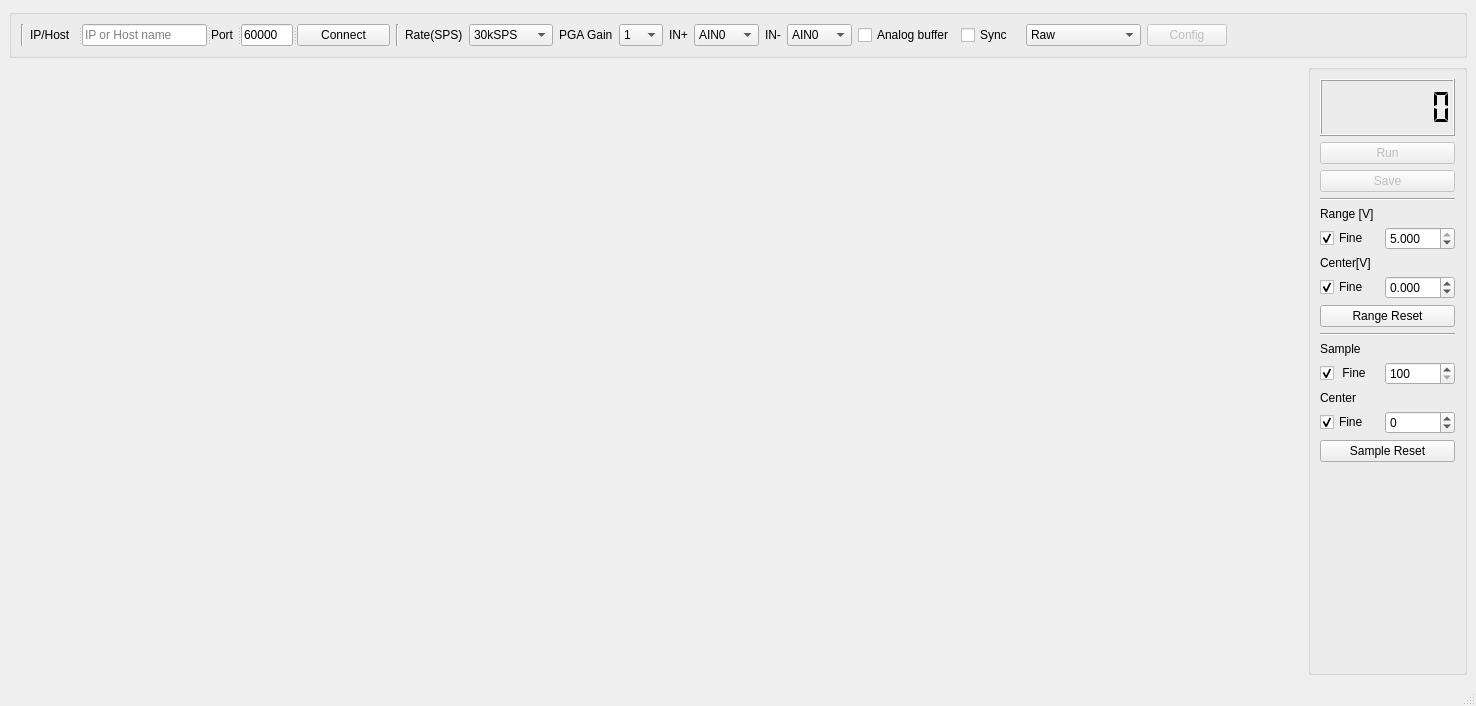
<?xml version="1.0" encoding="UTF-8"?>
<ui version="4.0">
 <class>MainWindow</class>
 <widget class="QMainWindow" name="MainWindow">
  <property name="geometry">
   <rect>
    <x>0</x>
    <y>0</y>
    <width>1476</width>
    <height>706</height>
   </rect>
  </property>
  <property name="minimumSize">
   <size>
    <width>600</width>
    <height>400</height>
   </size>
  </property>
  <property name="windowTitle">
   <string>MainWindow</string>
  </property>
  <widget class="QWidget" name="centralwidget">
   <layout class="QGridLayout" name="gridLayout">
    <item row="1" column="0">
     <widget class="QwtPlot" name="qwtPlot">
      <property name="sizePolicy">
       <sizepolicy hsizetype="MinimumExpanding" vsizetype="MinimumExpanding">
        <horstretch>0</horstretch>
        <verstretch>0</verstretch>
       </sizepolicy>
      </property>
      <property name="mouseTracking">
       <bool>false</bool>
      </property>
      <property name="focusPolicy">
       <enum>Qt::NoFocus</enum>
      </property>
      <property name="styleSheet">
       <string notr="true"/>
      </property>
      <property name="frameShape">
       <enum>QFrame::NoFrame</enum>
      </property>
      <property name="frameShadow">
       <enum>QFrame::Plain</enum>
      </property>
      <property name="lineWidth">
       <number>0</number>
      </property>
      <property name="midLineWidth">
       <number>0</number>
      </property>
      <property name="canvasBackground">
       <brush brushstyle="SolidPattern">
        <color alpha="255">
         <red>34</red>
         <green>34</green>
         <blue>34</blue>
        </color>
       </brush>
      </property>
      <property name="autoReplot">
       <bool>false</bool>
      </property>
     </widget>
    </item>
    <item row="1" column="1">
     <widget class="QGroupBox" name="groupBox">
      <property name="title">
       <string/>
      </property>
      <layout class="QVBoxLayout" name="verticalLayout">
       <item>
        <widget class="QLCDNumber" name="lcdNumber">
         <property name="minimumSize">
          <size>
           <width>0</width>
           <height>57</height>
          </size>
         </property>
         <property name="maximumSize">
          <size>
           <width>16777215</width>
           <height>57</height>
          </size>
         </property>
         <property name="frameShape">
          <enum>QFrame::Box</enum>
         </property>
         <property name="smallDecimalPoint">
          <bool>false</bool>
         </property>
         <property name="digitCount">
          <number>7</number>
         </property>
         <property name="segmentStyle">
          <enum>QLCDNumber::Flat</enum>
         </property>
        </widget>
       </item>
       <item>
        <widget class="QPushButton" name="run">
         <property name="enabled">
          <bool>false</bool>
         </property>
         <property name="maximumSize">
          <size>
           <width>137</width>
           <height>16777215</height>
          </size>
         </property>
         <property name="text">
          <string>Run</string>
         </property>
        </widget>
       </item>
       <item>
        <widget class="QPushButton" name="save">
         <property name="enabled">
          <bool>false</bool>
         </property>
         <property name="text">
          <string>Save</string>
         </property>
        </widget>
       </item>
       <item>
        <widget class="Line" name="line_3">
         <property name="orientation">
          <enum>Qt::Horizontal</enum>
         </property>
        </widget>
       </item>
       <item>
        <widget class="QLabel" name="label_8">
         <property name="text">
          <string>Range [V]</string>
         </property>
        </widget>
       </item>
       <item>
        <layout class="QHBoxLayout" name="horizontalLayout_2">
         <item>
          <widget class="QCheckBox" name="range_fine">
           <property name="minimumSize">
            <size>
             <width>59</width>
             <height>0</height>
            </size>
           </property>
           <property name="maximumSize">
            <size>
             <width>59</width>
             <height>16777215</height>
            </size>
           </property>
           <property name="text">
            <string>Fine</string>
           </property>
           <property name="checked">
            <bool>true</bool>
           </property>
           <property name="tristate">
            <bool>false</bool>
           </property>
          </widget>
         </item>
         <item>
          <widget class="QDoubleSpinBox" name="volt_range">
           <property name="minimumSize">
            <size>
             <width>70</width>
             <height>0</height>
            </size>
           </property>
           <property name="maximumSize">
            <size>
             <width>70</width>
             <height>16777215</height>
            </size>
           </property>
           <property name="decimals">
            <number>3</number>
           </property>
           <property name="minimum">
            <double>0.500000000000000</double>
           </property>
           <property name="maximum">
            <double>5.000000000000000</double>
           </property>
           <property name="singleStep">
            <double>0.500000000000000</double>
           </property>
           <property name="value">
            <double>5.000000000000000</double>
           </property>
          </widget>
         </item>
        </layout>
       </item>
       <item>
        <widget class="QLabel" name="label_9">
         <property name="text">
          <string>Center[V]</string>
         </property>
        </widget>
       </item>
       <item>
        <layout class="QHBoxLayout" name="horizontalLayout_3">
         <item>
          <widget class="QCheckBox" name="center_range">
           <property name="minimumSize">
            <size>
             <width>59</width>
             <height>0</height>
            </size>
           </property>
           <property name="maximumSize">
            <size>
             <width>59</width>
             <height>16777215</height>
            </size>
           </property>
           <property name="text">
            <string>Fine</string>
           </property>
           <property name="checked">
            <bool>true</bool>
           </property>
          </widget>
         </item>
         <item>
          <widget class="QDoubleSpinBox" name="center">
           <property name="minimumSize">
            <size>
             <width>70</width>
             <height>0</height>
            </size>
           </property>
           <property name="maximumSize">
            <size>
             <width>70</width>
             <height>16777215</height>
            </size>
           </property>
           <property name="decimals">
            <number>3</number>
           </property>
           <property name="minimum">
            <double>-5.000000000000000</double>
           </property>
           <property name="maximum">
            <double>5.000000000000000</double>
           </property>
           <property name="singleStep">
            <double>0.500000000000000</double>
           </property>
          </widget>
         </item>
        </layout>
       </item>
       <item>
        <widget class="QPushButton" name="reset_range">
         <property name="maximumSize">
          <size>
           <width>137</width>
           <height>16777215</height>
          </size>
         </property>
         <property name="text">
          <string>Range Reset</string>
         </property>
        </widget>
       </item>
       <item>
        <widget class="Line" name="line_2">
         <property name="orientation">
          <enum>Qt::Horizontal</enum>
         </property>
        </widget>
       </item>
       <item>
        <widget class="QLabel" name="label_7">
         <property name="text">
          <string>Sample</string>
         </property>
        </widget>
       </item>
       <item>
        <layout class="QHBoxLayout" name="horizontalLayout_8">
         <item>
          <widget class="QCheckBox" name="time_fine">
           <property name="minimumSize">
            <size>
             <width>59</width>
             <height>0</height>
            </size>
           </property>
           <property name="maximumSize">
            <size>
             <width>59</width>
             <height>16777215</height>
            </size>
           </property>
           <property name="text">
            <string> Fine</string>
           </property>
           <property name="checked">
            <bool>true</bool>
           </property>
           <property name="tristate">
            <bool>false</bool>
           </property>
          </widget>
         </item>
         <item>
          <widget class="QSpinBox" name="time_range">
           <property name="minimum">
            <number>100</number>
           </property>
           <property name="maximum">
            <number>5000</number>
           </property>
           <property name="singleStep">
            <number>100</number>
           </property>
           <property name="value">
            <number>100</number>
           </property>
          </widget>
         </item>
        </layout>
       </item>
       <item>
        <widget class="QLabel" name="label_10">
         <property name="text">
          <string>Center</string>
         </property>
        </widget>
       </item>
       <item>
        <layout class="QHBoxLayout" name="horizontalLayout_9">
         <item>
          <widget class="QCheckBox" name="time_center_fine">
           <property name="minimumSize">
            <size>
             <width>59</width>
             <height>0</height>
            </size>
           </property>
           <property name="maximumSize">
            <size>
             <width>59</width>
             <height>16777215</height>
            </size>
           </property>
           <property name="text">
            <string>Fine</string>
           </property>
           <property name="checked">
            <bool>true</bool>
           </property>
           <property name="tristate">
            <bool>false</bool>
           </property>
          </widget>
         </item>
         <item>
          <widget class="QSpinBox" name="time_center">
           <property name="minimum">
            <number>-5000</number>
           </property>
           <property name="maximum">
            <number>5000</number>
           </property>
           <property name="singleStep">
            <number>100</number>
           </property>
           <property name="value">
            <number>0</number>
           </property>
          </widget>
         </item>
        </layout>
       </item>
       <item>
        <widget class="QPushButton" name="samplereset">
         <property name="text">
          <string>Sample Reset</string>
         </property>
        </widget>
       </item>
       <item>
        <spacer name="verticalSpacer">
         <property name="orientation">
          <enum>Qt::Vertical</enum>
         </property>
         <property name="sizeHint" stdset="0">
          <size>
           <width>20</width>
           <height>40</height>
          </size>
         </property>
        </spacer>
       </item>
      </layout>
     </widget>
    </item>
    <item row="0" column="0" colspan="2">
     <widget class="QGroupBox" name="groupBox_2">
      <property name="title">
       <string/>
      </property>
      <layout class="QHBoxLayout" name="horizontalLayout">
       <item>
        <widget class="Line" name="line">
         <property name="orientation">
          <enum>Qt::Vertical</enum>
         </property>
        </widget>
       </item>
       <item>
        <widget class="QSplitter" name="splitter">
         <property name="orientation">
          <enum>Qt::Horizontal</enum>
         </property>
         <widget class="QLabel" name="label">
          <property name="maximumSize">
           <size>
            <width>50</width>
            <height>16777215</height>
           </size>
          </property>
          <property name="text">
           <string>IP/Host</string>
          </property>
          <property name="buddy">
           <cstring>Host</cstring>
          </property>
         </widget>
         <widget class="QLineEdit" name="Host">
          <property name="maximumSize">
           <size>
            <width>164</width>
            <height>16777215</height>
           </size>
          </property>
          <property name="text">
           <string/>
          </property>
          <property name="placeholderText">
           <string>IP or Host name</string>
          </property>
         </widget>
         <widget class="QLabel" name="label_2">
          <property name="maximumSize">
           <size>
            <width>40</width>
            <height>16777215</height>
           </size>
          </property>
          <property name="text">
           <string>Port</string>
          </property>
          <property name="buddy">
           <cstring>Port</cstring>
          </property>
         </widget>
         <widget class="QLineEdit" name="Port">
          <property name="minimumSize">
           <size>
            <width>52</width>
            <height>0</height>
           </size>
          </property>
          <property name="maximumSize">
           <size>
            <width>52</width>
            <height>16777215</height>
           </size>
          </property>
          <property name="text">
           <string>60000</string>
          </property>
         </widget>
         <widget class="QPushButton" name="Connect">
          <property name="maximumSize">
           <size>
            <width>100</width>
            <height>16777215</height>
           </size>
          </property>
          <property name="text">
           <string>Connect</string>
          </property>
         </widget>
        </widget>
       </item>
       <item>
        <widget class="Line" name="line_4">
         <property name="orientation">
          <enum>Qt::Vertical</enum>
         </property>
        </widget>
       </item>
       <item>
        <widget class="QLabel" name="label_4">
         <property name="maximumSize">
          <size>
           <width>69</width>
           <height>16777215</height>
          </size>
         </property>
         <property name="text">
          <string>Rate(SPS)</string>
         </property>
         <property name="buddy">
          <cstring>Rate</cstring>
         </property>
        </widget>
       </item>
       <item>
        <widget class="QComboBox" name="Rate">
         <property name="maximumSize">
          <size>
           <width>100</width>
           <height>16777215</height>
          </size>
         </property>
         <item>
          <property name="text">
           <string>30kSPS</string>
          </property>
         </item>
         <item>
          <property name="text">
           <string>15kSPS</string>
          </property>
         </item>
         <item>
          <property name="text">
           <string>7.5kSPS</string>
          </property>
         </item>
         <item>
          <property name="text">
           <string>3.75kSPS</string>
          </property>
         </item>
         <item>
          <property name="text">
           <string>2kSPS</string>
          </property>
         </item>
         <item>
          <property name="text">
           <string>1kSPS</string>
          </property>
         </item>
         <item>
          <property name="text">
           <string>500SPS</string>
          </property>
         </item>
         <item>
          <property name="text">
           <string>100SPS</string>
          </property>
         </item>
         <item>
          <property name="text">
           <string>60SPS</string>
          </property>
         </item>
         <item>
          <property name="text">
           <string>50SPS</string>
          </property>
         </item>
         <item>
          <property name="text">
           <string>30SPS</string>
          </property>
         </item>
         <item>
          <property name="text">
           <string>25SPS</string>
          </property>
         </item>
         <item>
          <property name="text">
           <string>15SPS</string>
          </property>
         </item>
         <item>
          <property name="text">
           <string>10SPS</string>
          </property>
         </item>
         <item>
          <property name="text">
           <string>5SPS</string>
          </property>
         </item>
         <item>
          <property name="text">
           <string>2.5SPS</string>
          </property>
         </item>
        </widget>
       </item>
       <item>
        <widget class="QLabel" name="label_3">
         <property name="maximumSize">
          <size>
           <width>65</width>
           <height>16777215</height>
          </size>
         </property>
         <property name="text">
          <string>PGA Gain</string>
         </property>
         <property name="buddy">
          <cstring>PGA</cstring>
         </property>
        </widget>
       </item>
       <item>
        <widget class="QComboBox" name="PGA">
         <property name="maximumSize">
          <size>
           <width>50</width>
           <height>16777215</height>
          </size>
         </property>
         <item>
          <property name="text">
           <string>1</string>
          </property>
         </item>
         <item>
          <property name="text">
           <string>2</string>
          </property>
         </item>
         <item>
          <property name="text">
           <string>4</string>
          </property>
         </item>
         <item>
          <property name="text">
           <string>8</string>
          </property>
         </item>
         <item>
          <property name="text">
           <string>16</string>
          </property>
         </item>
         <item>
          <property name="text">
           <string>32</string>
          </property>
         </item>
         <item>
          <property name="text">
           <string>64</string>
          </property>
         </item>
        </widget>
       </item>
       <item>
        <widget class="QLabel" name="label_5">
         <property name="maximumSize">
          <size>
           <width>30</width>
           <height>16777215</height>
          </size>
         </property>
         <property name="text">
          <string>IN+</string>
         </property>
         <property name="buddy">
          <cstring>in_p</cstring>
         </property>
        </widget>
       </item>
       <item>
        <widget class="QComboBox" name="in_p">
         <property name="maximumSize">
          <size>
           <width>75</width>
           <height>16777215</height>
          </size>
         </property>
         <item>
          <property name="text">
           <string>AIN0</string>
          </property>
         </item>
         <item>
          <property name="text">
           <string>AIN1</string>
          </property>
         </item>
         <item>
          <property name="text">
           <string>AIN2</string>
          </property>
         </item>
         <item>
          <property name="text">
           <string>AIN3</string>
          </property>
         </item>
         <item>
          <property name="text">
           <string>AIN4</string>
          </property>
         </item>
         <item>
          <property name="text">
           <string>AIN5</string>
          </property>
         </item>
         <item>
          <property name="text">
           <string>AIN6</string>
          </property>
         </item>
         <item>
          <property name="text">
           <string>AIN7</string>
          </property>
         </item>
         <item>
          <property name="text">
           <string>AGND</string>
          </property>
         </item>
        </widget>
       </item>
       <item>
        <widget class="QLabel" name="label_6">
         <property name="maximumSize">
          <size>
           <width>30</width>
           <height>16777215</height>
          </size>
         </property>
         <property name="text">
          <string>IN-</string>
         </property>
         <property name="buddy">
          <cstring>in_n</cstring>
         </property>
        </widget>
       </item>
       <item>
        <widget class="QComboBox" name="in_n">
         <property name="maximumSize">
          <size>
           <width>75</width>
           <height>16777215</height>
          </size>
         </property>
         <property name="currentText">
          <string>AGND</string>
         </property>
         <item>
          <property name="text">
           <string>AIN0</string>
          </property>
         </item>
         <item>
          <property name="text">
           <string>AIN1</string>
          </property>
         </item>
         <item>
          <property name="text">
           <string>AIN2</string>
          </property>
         </item>
         <item>
          <property name="text">
           <string>AIN3</string>
          </property>
         </item>
         <item>
          <property name="text">
           <string>AIN4</string>
          </property>
         </item>
         <item>
          <property name="text">
           <string>AIN5</string>
          </property>
         </item>
         <item>
          <property name="text">
           <string>AIN6</string>
          </property>
         </item>
         <item>
          <property name="text">
           <string>AIN7</string>
          </property>
         </item>
         <item>
          <property name="text">
           <string>AGND</string>
          </property>
         </item>
        </widget>
       </item>
       <item>
        <widget class="QCheckBox" name="analogbuffer">
         <property name="enabled">
          <bool>true</bool>
         </property>
         <property name="maximumSize">
          <size>
           <width>123</width>
           <height>16777215</height>
          </size>
         </property>
         <property name="text">
          <string>Analog buffer</string>
         </property>
        </widget>
       </item>
       <item>
        <widget class="QCheckBox" name="sync">
         <property name="minimumSize">
          <size>
           <width>59</width>
           <height>0</height>
          </size>
         </property>
         <property name="maximumSize">
          <size>
           <width>59</width>
           <height>16777215</height>
          </size>
         </property>
         <property name="text">
          <string>Sync</string>
         </property>
        </widget>
       </item>
       <item>
        <widget class="QComboBox" name="mode">
         <property name="enabled">
          <bool>true</bool>
         </property>
         <property name="minimumSize">
          <size>
           <width>115</width>
           <height>0</height>
          </size>
         </property>
         <item>
          <property name="text">
           <string>Raw</string>
          </property>
         </item>
         <item>
          <property name="text">
           <string>Resampling</string>
          </property>
         </item>
         <item>
          <property name="text">
           <string>FFT</string>
          </property>
         </item>
        </widget>
       </item>
       <item>
        <widget class="QPushButton" name="config">
         <property name="enabled">
          <bool>false</bool>
         </property>
         <property name="maximumSize">
          <size>
           <width>137</width>
           <height>16777215</height>
          </size>
         </property>
         <property name="text">
          <string>Config</string>
         </property>
        </widget>
       </item>
       <item>
        <spacer name="horizontalSpacer">
         <property name="orientation">
          <enum>Qt::Horizontal</enum>
         </property>
         <property name="sizeHint" stdset="0">
          <size>
           <width>69</width>
           <height>20</height>
          </size>
         </property>
        </spacer>
       </item>
      </layout>
     </widget>
    </item>
   </layout>
  </widget>
  <widget class="QStatusBar" name="statusBar"/>
  <action name="actiontest1">
   <property name="text">
    <string>test1</string>
   </property>
  </action>
  <action name="actiontest2">
   <property name="text">
    <string>test2</string>
   </property>
  </action>
 </widget>
 <customwidgets>
  <customwidget>
   <class>QwtPlot</class>
   <extends>QFrame</extends>
   <header>qwt_plot.h</header>
  </customwidget>
 </customwidgets>
 <tabstops>
  <tabstop>Host</tabstop>
  <tabstop>Port</tabstop>
  <tabstop>Connect</tabstop>
  <tabstop>Rate</tabstop>
  <tabstop>PGA</tabstop>
  <tabstop>in_p</tabstop>
  <tabstop>in_n</tabstop>
  <tabstop>analogbuffer</tabstop>
  <tabstop>sync</tabstop>
  <tabstop>config</tabstop>
  <tabstop>run</tabstop>
  <tabstop>save</tabstop>
  <tabstop>range_fine</tabstop>
  <tabstop>volt_range</tabstop>
  <tabstop>center_range</tabstop>
  <tabstop>center</tabstop>
  <tabstop>reset_range</tabstop>
  <tabstop>time_fine</tabstop>
  <tabstop>time_range</tabstop>
  <tabstop>time_center_fine</tabstop>
  <tabstop>time_center</tabstop>
  <tabstop>samplereset</tabstop>
 </tabstops>
 <resources/>
 <connections/>
</ui>
